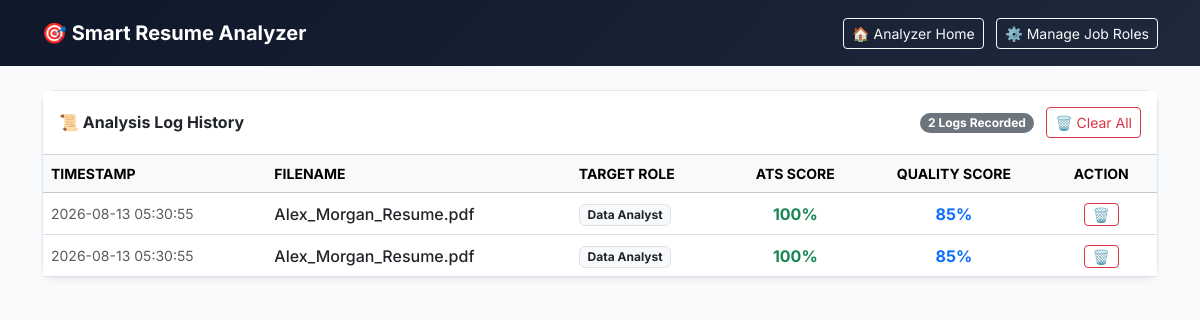
The app's page /history with its own data.
### tables this page shows
CREATE TABLE history (
            id INTEGER PRIMARY KEY AUTOINCREMENT,
            filename TEXT,
            selected_role TEXT,
            ats_score INTEGER,
            quality_score INTEGER,
            timestamp DATETIME DEFAULT CURRENT_TIMESTAMP
        );

### app.py (the view)
@app.route('/history')
def history():
    conn = get_db_connection()
    logs = conn.execute("SELECT * FROM history ORDER BY timestamp DESC").fetchall()
    conn.close()
    return render_template('history.html', logs=logs)

### app.py (called while the page is built)
def get_db_connection():
    conn = sqlite3.connect(DB_FILE)
    conn.row_factory = sqlite3.Row
    return conn

### templates/history.html (shortened to what this page needs)
<!DOCTYPE html>
<html lang="en">
<head>
    <link href="https://cdn.jsdelivr.net/npm/bootstrap@5.3.2/dist/css/bootstrap.min.css" rel="stylesheet">
</head>
<body>
    <nav class="navbar navbar-dark navbar-custom mb-4 py-3">
        <div class="container d-flex justify-content-between align-items-center">
            <a href="/" class="navbar-brand mb-0 h4 fw-bold text-decoration-none">🎯 Smart Resume Analyzer</a>
            <div>
                <a href="/" class="btn btn-outline-light btn-sm me-2">🏠 Analyzer Home</a>
                <a href="/manage-roles" class="btn btn-outline-light btn-sm">⚙️ Manage Job Roles</a>
            </div>
        </div>
    </nav>
    <div class="container pb-5">
        <div class="card card-custom">
            <div class="card-header bg-white py-3 d-flex justify-content-between align-items-center">
                <h6 class="fw-bold mb-0">📜 Analysis Log History</h6>
                <div>
                    <span class="badge bg-secondary rounded-pill me-2">{{ logs|length }} Logs Recorded</span>
                    {% if logs %}
                    <form method="POST" action="/clear-history" class="d-inline" onsubmit="return confirm('Clear all history logs?');">
                        <button type="submit" class="btn btn-outline-danger btn-sm">🗑️ Clear All</button>
                    </form>
                    {% endif %}
                </div>
            </div>
            <div class="card-body p-0">
                <div class="table-responsive">
                    <table class="table table-hover align-middle mb-0">
                        <thead class="table-light small text-uppercase text-secondary">
                            <tr>
                                <th>Timestamp</th>
                                <th>Filename</th>
                                <th>Target Role</th>
                                <th class="text-center">ATS Score</th>
                                <th class="text-center">Quality Score</th>
                                <th class="text-center" style="width: 10%;">Action</th>
                            </tr>
                        </thead>
                        <tbody>
                            {% for log in logs %}
                            <tr>
                                <td class="small text-muted">{{ log.timestamp }}</td>
                                <td class="fw-medium text-dark">{{ log.filename }}</td>
                                <td><span class="badge bg-light text-dark border">{{ log.selected_role }}</span></td>
                                <td class="text-center"><span class="fw-bold text-success">{{ log.ats_score }}%</span></td>
                                <td class="text-center"><span class="fw-bold text-primary">{{ log.quality_score }}%</span></td>
                                <td class="text-center">
                                    <form method="POST" action="/delete-history/{{ log.id }}" onsubmit="return confirm('Delete this history log?');">
                                        <button type="submit" class="btn btn-outline-danger btn-sm py-0 px-2">🗑️</button>
                                    </form>
                                </td>
                            </tr>
                            {% else %}
                            <tr>
                                <td colspan="6" class="text-center text-muted py-4">No analysis history recorded yet.</td>
                            </tr>
                            {% endfor %}
                        </tbody>
                    </table>
                </div>
            </div>
        </div>
    </div>
</body>
</html>

### templates/history.html (style rules this page uses)
body { font-family: 'Inter', sans-serif; background-color: #f8fafc; color: #334155; }
.navbar-custom { background: linear-gradient(135deg, #0f172a 0%, #1e293b 100%); }
.card-custom { border: 1px solid #e2e8f0; border-radius: 12px; background-color: #ffffff; box-shadow: 0 4px 6px -1px rgba(0,0,0,0.05); }

### records on screen
history: timestamp "2026-08-13 05:30:55", filename "Alex_Morgan_Resume.pdf", selected_role "Data Analyst", ats_score "100", quality_score "85"
history: timestamp "2026-08-13 05:30:55", filename "Alex_Morgan_Resume.pdf", selected_role "Data Analyst", ats_score "100", quality_score "85"

### other values on screen
{{ logs|length }} "2"
